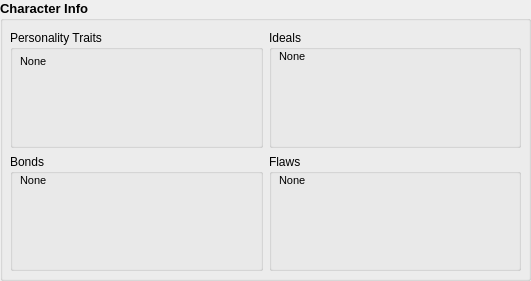
  <widget class="QGroupBox" name="groupBox_17">
   <property name="geometry">
    <rect>
     <x>730</x>
     <y>80</y>
     <width>531</width>
     <height>281</height>
    </rect>
   </property>
   <property name="font">
    <font>
     <pointsize>10</pointsize>
     <weight>75</weight>
     <bold>true</bold>
    </font>
   </property>
   <property name="title">
    <string>Character Info</string>
   </property>
   <widget class="QWidget" name="gridLayoutWidget">
    <property name="geometry">
     <rect>
      <x>10</x>
      <y>30</y>
      <width>511</width>
      <height>241</height>
     </rect>
    </property>
    <layout class="QGridLayout" name="gridLayout">
     <item row="0" column="0">
      <widget class="QGroupBox" name="groupBox_20">
       <property name="font">
        <font>
         <pointsize>9</pointsize>
         <weight>50</weight>
         <bold>false</bold>
        </font>
       </property>
       <property name="title">
        <string>Personality Traits</string>
       </property>
       <widget class="QLabel" name="personalityLbl">
        <property name="geometry">
         <rect>
          <x>10</x>
          <y>25</y>
          <width>231</width>
          <height>81</height>
         </rect>
        </property>
        <property name="font">
         <font>
          <pointsize>8</pointsize>
         </font>
        </property>
        <property name="text">
         <string>None</string>
        </property>
        <property name="alignment">
         <set>Qt::AlignLeading|Qt::AlignLeft|Qt::AlignTop</set>
        </property>
       </widget>
      </widget>
     </item>
     <item row="0" column="1">
      <widget class="QGroupBox" name="groupBox_21">
       <property name="font">
        <font>
         <pointsize>9</pointsize>
         <weight>50</weight>
         <bold>false</bold>
        </font>
       </property>
       <property name="title">
        <string>Ideals</string>
       </property>
       <widget class="QLabel" name="idealsLbl">
        <property name="geometry">
         <rect>
          <x>10</x>
          <y>20</y>
          <width>231</width>
          <height>81</height>
         </rect>
        </property>
        <property name="font">
         <font>
          <pointsize>8</pointsize>
         </font>
        </property>
        <property name="text">
         <string>None</string>
        </property>
        <property name="alignment">
         <set>Qt::AlignLeading|Qt::AlignLeft|Qt::AlignTop</set>
        </property>
       </widget>
      </widget>
     </item>
     <item row="1" column="1">
      <widget class="QGroupBox" name="groupBox_19">
       <property name="font">
        <font>
         <pointsize>9</pointsize>
         <weight>50</weight>
         <bold>false</bold>
        </font>
       </property>
       <property name="title">
        <string>Flaws</string>
       </property>
       <widget class="QLabel" name="flawsLbl">
        <property name="geometry">
         <rect>
          <x>10</x>
          <y>20</y>
          <width>231</width>
          <height>81</height>
         </rect>
        </property>
        <property name="font">
         <font>
          <pointsize>8</pointsize>
         </font>
        </property>
        <property name="text">
         <string>None</string>
        </property>
        <property name="alignment">
         <set>Qt::AlignLeading|Qt::AlignLeft|Qt::AlignTop</set>
        </property>
       </widget>
      </widget>
     </item>
     <item row="1" column="0">
      <widget class="QGroupBox" name="groupBox_18">
       <property name="font">
        <font>
         <pointsize>9</pointsize>
         <weight>50</weight>
         <bold>false</bold>
        </font>
       </property>
       <property name="title">
        <string>Bonds</string>
       </property>
       <widget class="QLabel" name="bondsLbl">
        <property name="geometry">
         <rect>
          <x>10</x>
          <y>20</y>
          <width>231</width>
          <height>81</height>
         </rect>
        </property>
        <property name="font">
         <font>
          <pointsize>8</pointsize>
         </font>
        </property>
        <property name="text">
         <string>None</string>
        </property>
        <property name="alignment">
         <set>Qt::AlignLeading|Qt::AlignLeft|Qt::AlignTop</set>
        </property>
       </widget>
      </widget>
     </item>
    </layout>
   </widget>
  </widget>
